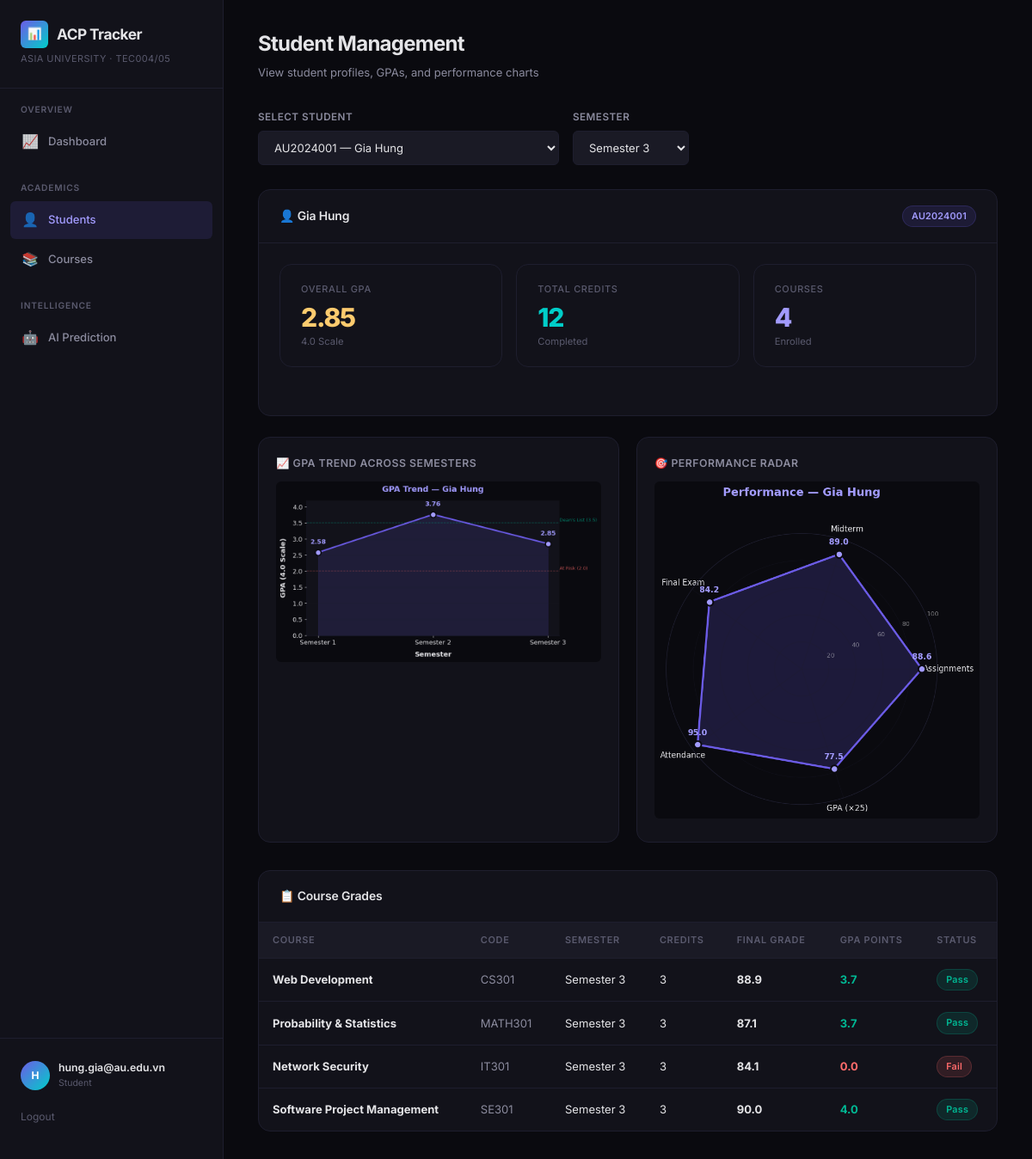
The app's page /students?semester_id=3 (signed in) with its own data.
### tables this page shows
CREATE TABLE Students (
    id INTEGER PRIMARY KEY AUTOINCREMENT,
    student_code TEXT UNIQUE NOT NULL,
    name TEXT NOT NULL,
    email TEXT,
    date_of_birth TEXT,
    role TEXT DEFAULT 'student'
);

CREATE TABLE Grades (
    id INTEGER PRIMARY KEY AUTOINCREMENT,
    enrollment_id INTEGER NOT NULL,
    assignment_id INTEGER NOT NULL,
    score REAL,
    graded_date TEXT,
    UNIQUE(enrollment_id, assignment_id),
    FOREIGN KEY (enrollment_id) REFERENCES Enrollments(id),
    FOREIGN KEY (assignment_id) REFERENCES Assignments(id)
);

CREATE TABLE Courses (
    id INTEGER PRIMARY KEY AUTOINCREMENT,
    course_code TEXT UNIQUE NOT NULL,
    name TEXT NOT NULL,
    credits INTEGER NOT NULL,
    semester_id INTEGER NOT NULL,
    instructor_id INTEGER,
    FOREIGN KEY (semester_id) REFERENCES Semesters(id),
    FOREIGN KEY (instructor_id) REFERENCES Instructors(id)
);

CREATE TABLE Semesters (
    id INTEGER PRIMARY KEY AUTOINCREMENT,
    name TEXT NOT NULL,
    year INTEGER NOT NULL,
    start_date TEXT,
    end_date TEXT
);

### app.py (the view)
@app.route("/students")
@login_required
@require_role("admin", "instructor", "student")
def students_page():
    student_id = request.args.get("student_id", type=int)
    semester_id = request.args.get("semester_id", type=int)
    semesters = get_semesters()
    cache_bust = str(int(time.time()))
    scope_id = _student_scope_id()
    if scope_id:
        student_id = scope_id
    students = Student.all()
    if scope_id:
        students = [s for s in students if s.id == scope_id]
    selected_student = None
    gpa_info = {"gpa": 0, "total_credits": 0, "courses_count": 0}
    course_grades = []
    charts = {"trend": "empty.png", "radar": "empty.png"}
    if student_id:
        selected_student = Student.from_db(student_id)
        if selected_student:
            gpa_info = calculate_gpa(student_id, semester_id)
            df = get_student_course_grades(semester_id)
            if not df.empty:
                course_grades = df[df["student_id"] == student_id].to_dict("records")
            trend_file = gpa_trend_line(
                get_student_semester_gpas(student_id), selected_student.name, f"trend_{student_id}.png"
            )
            radar_file = performance_radar(
                get_student_performance_radar(student_id, semester_id),
                selected_student.name, f"radar_{student_id}.png",
            )
            charts = {"trend": trend_file, "radar": radar_file}
    return render_template(
        "students.html",
        active_page="students",
        students=students,
        semesters=semesters,
        current_semester=semester_id,
        selected_student=selected_student,
        gpa_info=gpa_info,
        course_grades=course_grades,
        charts=charts,
        cache_bust=cache_bust,
    )

### analytics/engine.py (called while the page is built)
def _calculate_course_grade(group):
    total = 0.0
    weight_sum = 0.0
    for _, row in group.iterrows():
        if pd.notna(row["score"]):
            total += (row["score"] / row["max_score"]) * row["weight"]
            weight_sum += row["weight"]
    if weight_sum == 0:
        return None
    return round((total / weight_sum) * 100, 2)

def calculate_gpa(student_id, semester_id=None):
    df = get_student_course_grades(semester_id)
    if df.empty:
        return {"gpa": 0.0, "total_credits": 0, "courses_count": 0}
    student_df = df[df["student_id"] == student_id]
    if student_df.empty:
        return {"gpa": 0.0, "total_credits": 0, "courses_count": 0}
    weighted_sum = (student_df["gpa_points"] * student_df["credits"]).sum()
    total_credits = student_df["credits"].sum()
    gpa = round(weighted_sum / total_credits, 2) if total_credits > 0 else 0.0
    return {
        "gpa": gpa,
        "total_credits": int(total_credits),
        "courses_count": len(student_df),
    }

def get_student_semester_gpas(student_id):
    with get_connection() as conn:
        semesters = conn.execute("SELECT * FROM Semesters ORDER BY id").fetchall()
    trend = []
    for sem in semesters:
        gpa_info = calculate_gpa(student_id, sem["id"])
        trend.append({
            "semester_id": sem["id"],
            "semester_name": sem["name"],
            "gpa": gpa_info["gpa"],
        })
    return trend

### app.py (called while the page is built)
def get_semesters():
    return execute_query("SELECT * FROM Semesters ORDER BY id", fetchall=True)

def _student_scope_id():
    if session.get("user_role") == "student":
        return session.get("user_id", 1)
    return None

### config.py (called while the page is built)
def score_to_gpa4(score):
    for (low, high), gpa in GPA_SCALE.items():
        if low <= score <= high:
            return gpa
    return 0.0

### database/connection.py (called while the page is built)
@contextmanager
def get_connection():
    conn = sqlite3.connect(config.DB_PATH)
    conn.row_factory = sqlite3.Row
    conn.execute("PRAGMA foreign_keys = ON")
    try:
        yield conn
        conn.commit()
    except Exception:
        conn.rollback()
        raise
    finally:
        conn.close()

def execute_query(query, params=(), fetchone=False, fetchall=False):
    with get_connection() as conn:
        cursor = conn.execute(query, params)
        if fetchone:
            return cursor.fetchone()
        if fetchall:
            return cursor.fetchall()
        return cursor.lastrowid

### templates/students.html (shortened to what this page needs)
{% extends "base.html" %}
{% block content %}
<div class="page-header">
    <h2>Student Management</h2>
    <p class="page-subtitle">View student profiles, GPAs, and performance charts</p>
</div>
<div style="display: flex; gap: 16px; margin-bottom: 28px; align-items: flex-end;">
    <div class="form-group" style="margin-bottom: 0; flex: 1; max-width: 350px;">
        <label class="form-label">Select Student</label>
        <select class="form-select" id="student-select" onchange="window.location.href='{{ url_for('students_page') }}?student_id=' + this.value">
            {% for s in students %}
                <option value="{{ s.id }}" {% if selected_student and selected_student.id == s.id %}selected{% endif %}>
                    {{ s.student_code }} — {{ s.name }}
                </option>
            {% endfor %}
        </select>
    </div>
    <div class="form-group" style="margin-bottom: 0; max-width: 200px;">
        <label class="form-label">Semester</label>
        <select class="form-select" id="semester-select" onchange="updateStudentPage()">
            {% for sem in semesters %}
                <option value="{{ sem.id }}" {% if current_semester == sem.id %}selected{% endif %}>{{ sem.name }}</option>
            {% endfor %}
        </select>
    </div>
</div>
{% if selected_student %}
<div class="card animate-in" style="margin-bottom: 24px;">
    <div class="card-header">
        <h3>👤 {{ selected_student.name }}</h3>
        <span class="badge badge-accent">{{ selected_student.student_code }}</span>
    </div>
    <div class="card-body">
        <div class="stats-grid">
            <div class="stat-card">
                <div class="stat-label">Overall GPA</div>
                <div class="stat-value {% if gpa_info.gpa >= 3.0 %}success{% elif gpa_info.gpa >= 2.0 %}warning{% else %}danger{% endif %}">
                    {{ "%.2f"|format(gpa_info.gpa) }}
                </div>
                <div class="stat-change">4.0 Scale</div>
            </div>
            <div class="stat-card">
                <div class="stat-label">Total Credits</div>
                <div class="stat-value teal">{{ gpa_info.total_credits }}</div>
                <div class="stat-change">Completed</div>
            </div>
            <div class="stat-card">
                <div class="stat-label">Courses</div>
                <div class="stat-value accent">{{ gpa_info.courses_count }}</div>
                <div class="stat-change">Enrolled</div>
            </div>
        </div>
    </div>
</div>
<div class="charts-grid">
    <div class="chart-container">
        <div class="chart-title">📈 GPA Trend Across Semesters</div>
        <img src="{{ url_for('static', filename='charts/' + charts.trend) }}?t={{ cache_bust }}" alt="GPA Trend">
    </div>
    <div class="chart-container">
        <div class="chart-title">🎯 Performance Radar</div>
        <img src="{{ url_for('static', filename='charts/' + charts.radar) }}?t={{ cache_bust }}" alt="Performance Radar">
    </div>
</div>
<div class="card animate-in">
    <div class="card-header">
        <h3>📋 Course Grades</h3>
    </div>
    <div class="card-body flush">
        <table class="data-table" id="student-grades-table">
            <thead>
                <tr>
                    <th>Course</th>
                    <th>Code</th>
                    <th>Semester</th>
                    <th>Credits</th>
                    <th>Final Grade</th>
                    <th>GPA Points</th>
                    <th>Status</th>
                </tr>
            </thead>
            <tbody>
                {% for g in course_grades %}
                <tr>
                    <td><strong>{{ g.course_name }}</strong></td>
                    <td style="color: var(--text-secondary);">{{ g.course_code }}</td>
                    <td>{{ g.semester_name }}</td>
                    <td>{{ g.credits }}</td>
                    <td style="font-weight: 700;">{{ "%.1f"|format(g.final_grade) if g.final_grade else 'N/A' }}</td>
                    <td>
                        <span style="color: {% if g.gpa_points >= 3.0 %}var(--success){% elif g.gpa_points >= 2.0 %}var(--warning){% else %}var(--danger){% endif %}; font-weight: 700;">
                            {{ "%.1f"|format(g.gpa_points) }}
                        </span>
                    </td>
                    <td>
                        {% if g.gpa_points >= 3.0 %}
                            <span class="badge badge-success">Pass</span>
                        {% elif g.gpa_points >= 1.0 %}
                            <span class="badge badge-warning">Pass</span>
                        {% else %}
                            <span class="badge badge-danger">Fail</span>
                        {% endif %}
                    </td>
                </tr>
                {% endfor %}
            </tbody>
        </table>
    </div>
</div>
{% endif %}
{% endblock %}

### templates/base.html (shortened to what this page needs)
<!DOCTYPE html>
<html lang="en">
<head>
    <link rel="stylesheet" href="{{ url_for('static', filename='css/style.css') }}">
</head>
<body>
    <div class="app-layout">
        <aside class="sidebar">
            <div class="sidebar-brand">
                <h1>
                    <span class="brand-icon">📊</span>
                    ACP Tracker
                </h1>
                <div class="brand-sub">Asia University · TEC004/05</div>
            </div>
            <nav class="sidebar-nav">
                <div class="nav-section">
                    <div class="nav-section-title">Overview</div>
                    <a href="{{ url_for('dashboard') }}" class="nav-link {% if active_page == 'dashboard' %}active{% endif %}" id="nav-dashboard">
                        <span class="nav-icon">📈</span> Dashboard
                    </a>
                </div>
                <div class="nav-section">
                    <div class="nav-section-title">Academics</div>
                    <a href="{{ url_for('students_page') }}" class="nav-link {% if active_page == 'students' %}active{% endif %}" id="nav-students">
                        <span class="nav-icon">👤</span> Students
                    </a>
                    <a href="{{ url_for('courses_page') }}" class="nav-link {% if active_page == 'courses' %}active{% endif %}" id="nav-courses">
                        <span class="nav-icon">📚</span> Courses
                    </a>
                </div>
                <div class="nav-section">
                    <div class="nav-section-title">Intelligence</div>
                    <a href="{{ url_for('prediction_page') }}" class="nav-link {% if active_page == 'prediction' %}active{% endif %}" id="nav-prediction">
                        <span class="nav-icon">🤖</span> AI Prediction
                    </a>
                </div>
            </nav>
            <div class="sidebar-footer">
                <div class="user-badge">
                    <div class="user-avatar">{{ (session.get('user_name', 'A'))[0] | upper }}</div>
                    <div class="user-info">
                        <div class="user-name">{{ session.get('user_name', 'Guest') }}</div>
                        <div class="user-role">{{ session.get('user_role', 'guest') }}</div>
                    </div>
                </div>
                {% if session.get('user_role') %}
                <a href="{{ url_for('logout') }}" style="display:block; margin-top:12px; font-size:0.8rem; color: var(--text-tertiary);">Logout</a>
                {% else %}
                <a href="{{ url_for('login') }}" style="display:block; margin-top:12px; font-size:0.8rem; color: var(--accent-secondary);">Login</a>
                {% endif %}
            </div>
        </aside>
        <main class="main-content">
            {% block content %}{% endblock %}
        </main>
    </div>
</body>
</html>

### records on screen
Students: get "hung.gia@au.edu.vn", name "Gia Hung", student_code "AU2024001"
Grades: course_name "Web Development", course_code "CS301", semester_name "Semester 3", credits "3", final_grade "88.9", gpa_points "3.7", shows "Pass"
Courses: course_name "Probability & Statistics", course_code "MATH301"
Semesters: semester_name "Semester 3" "Semester 3" "Semester 3"
Courses: course_name "Network Security", course_code "IT301"
Courses: course_name "Software Project Management", course_code "SE301"

### other values on screen
{{ (session.get('user_name', 'A'))[0] | upper }} "H"
{{ session.get('user_role', 'guest') }} "Student"
{{ "%.2f"|format(gpa_info.gpa) }} "2.85"
{{ gpa_info.total_credits }} "12"
{{ gpa_info.courses_count }} "4"
{{ g.credits }} "3" "3" "3"
{{ "%.1f"|format(g.final_grade) if g.final_grade else 'N/A' }} "87.1" "84.1" "90.0"
{{ "%.1f"|format(g.gpa_points) }} "3.7" "0.0" "4.0"
form field value "AU2024001 — Gia Hung"
form field value "Semester 3"
